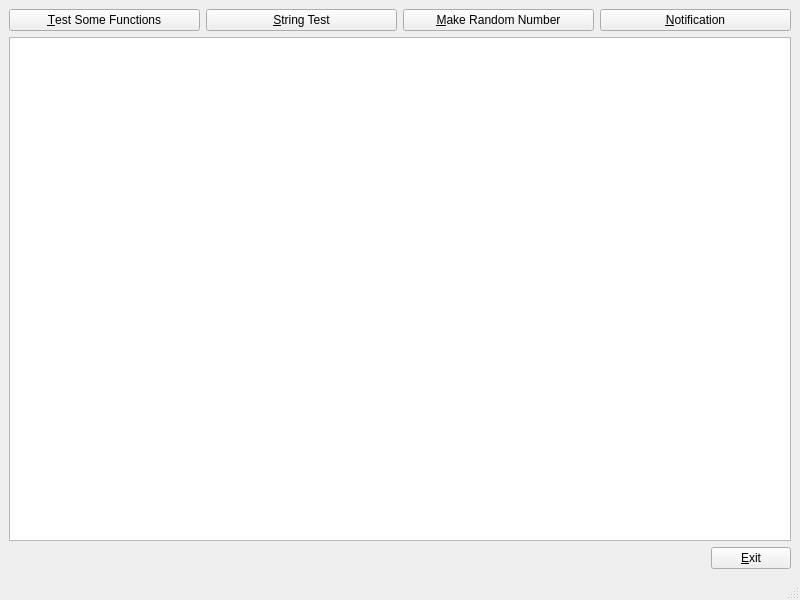
<?xml version="1.0" encoding="UTF-8"?>
<ui version="4.0">
 <class>MainWindow</class>
 <widget class="QMainWindow" name="MainWindow">
  <property name="geometry">
   <rect>
    <x>0</x>
    <y>0</y>
    <width>800</width>
    <height>600</height>
   </rect>
  </property>
  <property name="windowTitle">
   <string>MainWindow</string>
  </property>
  <widget class="QWidget" name="centralwidget">
   <layout class="QGridLayout" name="gridLayout">
    <item row="0" column="0">
     <layout class="QVBoxLayout" name="verticalLayout">
      <item>
       <layout class="QHBoxLayout" name="horizontalLayout">
        <item>
         <widget class="QPushButton" name="BtnSomeFunc">
          <property name="text">
           <string>&amp;Test Some Functions</string>
          </property>
         </widget>
        </item>
        <item>
         <widget class="QPushButton" name="BtnStringTest">
          <property name="text">
           <string>&amp;String Test</string>
          </property>
         </widget>
        </item>
        <item>
         <widget class="QPushButton" name="BtnRandomNumber">
          <property name="text">
           <string>&amp;Make Random Number</string>
          </property>
         </widget>
        </item>
        <item>
         <widget class="QPushButton" name="BtnNotification">
          <property name="text">
           <string>&amp;Notification</string>
          </property>
         </widget>
        </item>
       </layout>
      </item>
      <item>
       <layout class="QHBoxLayout" name="horizontalLayout_3">
        <item>
         <widget class="QTextEdit" name="TxtResult"/>
        </item>
       </layout>
      </item>
      <item>
       <layout class="QHBoxLayout" name="horizontalLayout_2">
        <item>
         <spacer name="horizontalSpacer">
          <property name="orientation">
           <enum>Qt::Orientation::Horizontal</enum>
          </property>
          <property name="sizeHint" stdset="0">
           <size>
            <width>40</width>
            <height>20</height>
           </size>
          </property>
         </spacer>
        </item>
        <item>
         <widget class="QPushButton" name="BtnExit">
          <property name="text">
           <string>&amp;Exit</string>
          </property>
         </widget>
        </item>
       </layout>
      </item>
     </layout>
    </item>
   </layout>
  </widget>
  <widget class="QMenuBar" name="menubar">
   <property name="geometry">
    <rect>
     <x>0</x>
     <y>0</y>
     <width>800</width>
     <height>21</height>
    </rect>
   </property>
  </widget>
  <widget class="QStatusBar" name="statusbar"/>
 </widget>
 <resources/>
 <connections/>
</ui>
